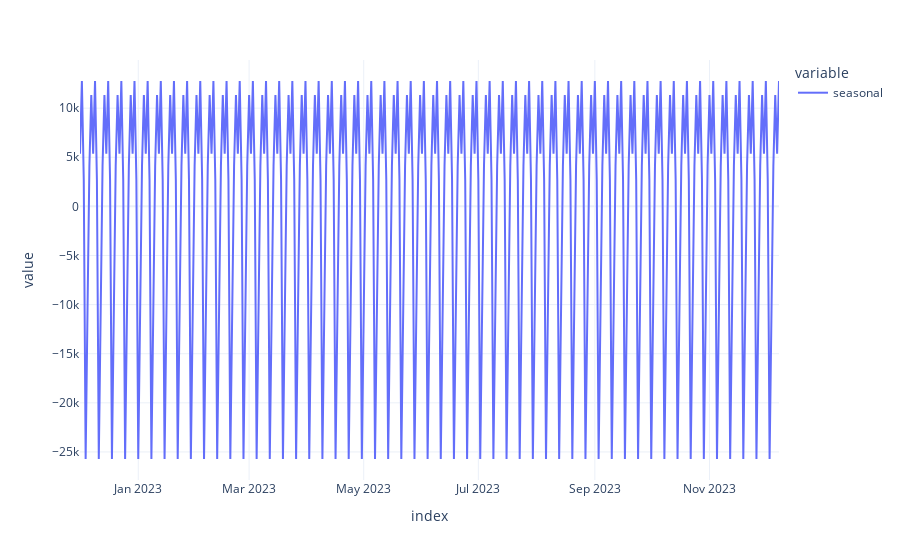

Notebook code for this chart:
### Code cell
px.line(sales_time_series_df, x=sales_time_series_df.index, y = ['seasonal'],   template = 'plotly_white')

### Figure 1 — Plotly figure (JSON) as saved in the notebook; plotly's stock layout.template omitted (floating-point values rounded to 4 significant figures; data arrays with more than 128 entries replaced by an {"elided": "..."} marker saying what was removed)
{"data": [{"hovertemplate": "variable=seasonal<br>index=%{x}<br>value=%{y}<extra></extra>", "legendgroup": "seasonal", "line": {"color": "#636efa", "dash": "solid"}, "marker": {"symbol": "circle"}, "mode": "lines", "name": "seasonal", "orientation": "v", "showlegend": true, "type": "scatter", "x": {"elided": "373 str values"}, "xaxis": "x", "y": {"elided": "373 float values"}, "yaxis": "y"}], "layout": {"legend": {"title": {"text": "variable"}, "tracegroupgap": 0}, "margin": {"t": 60}, "xaxis": {"anchor": "y", "domain": [0, 1], "title": {"text": "index"}}, "yaxis": {"anchor": "x", "domain": [0, 1], "title": {"text": "value"}}}}
